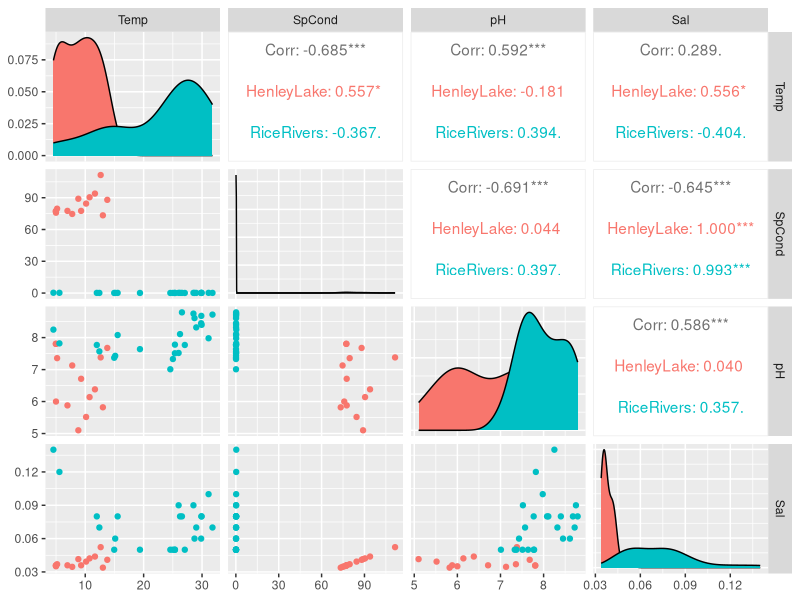
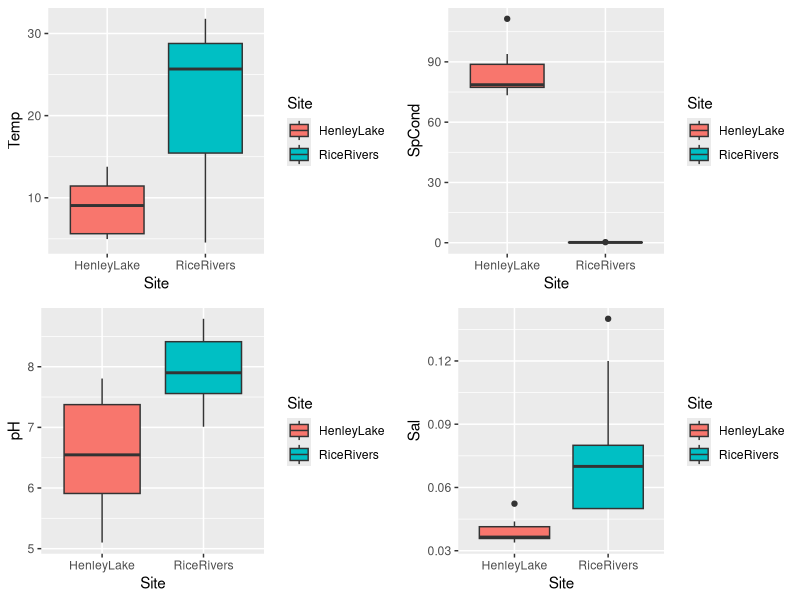
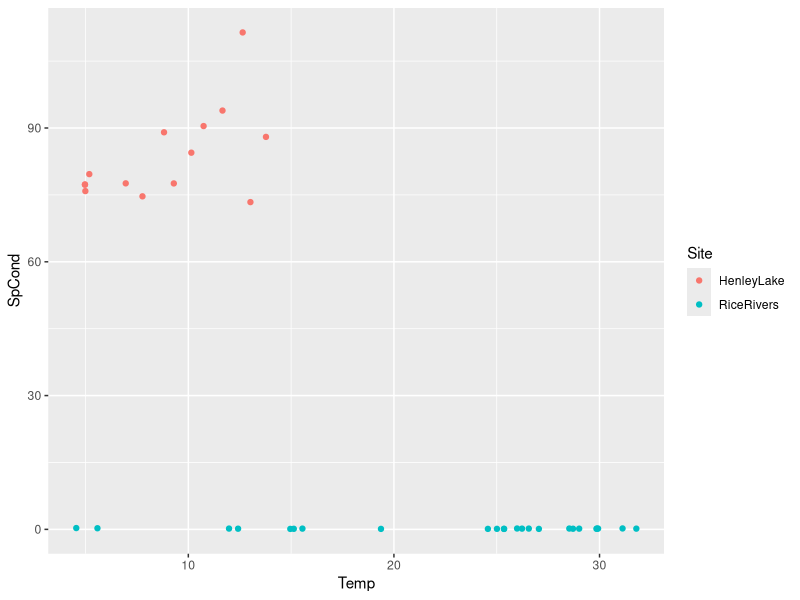
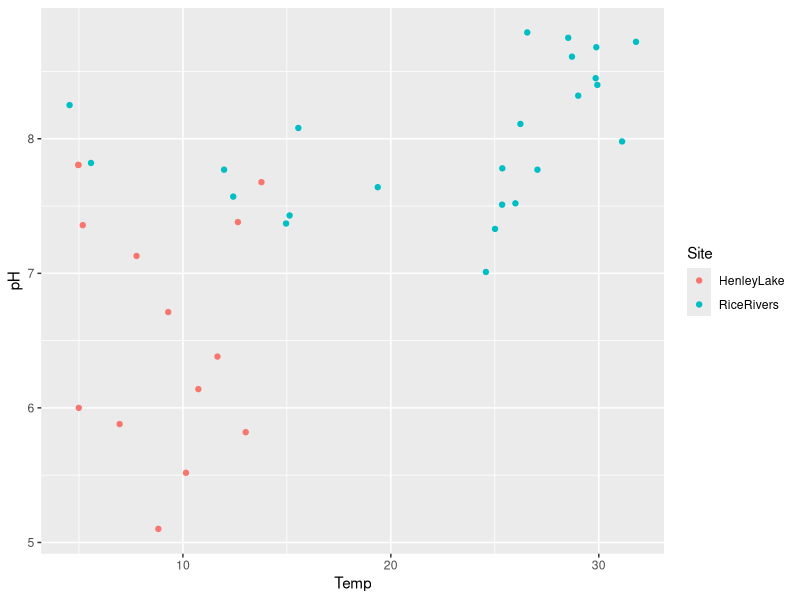
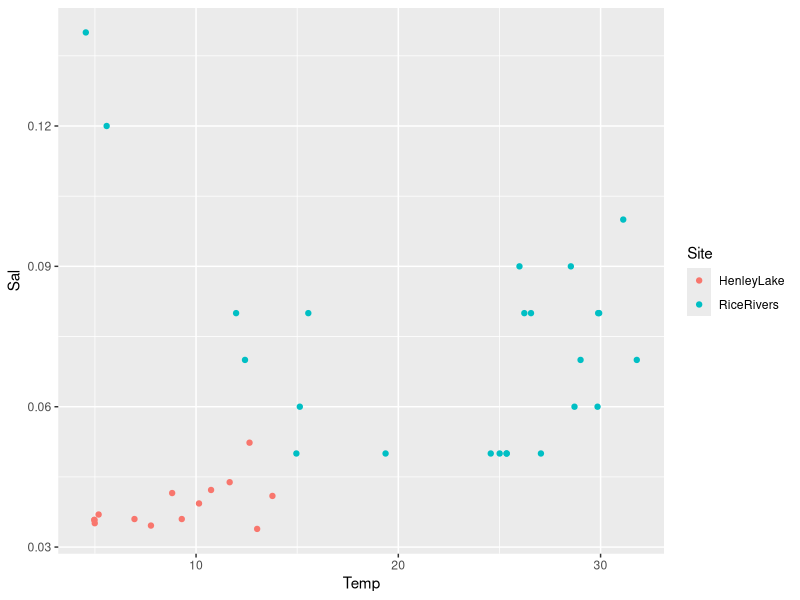

The R source for these figures, in order:
library("tidyverse")
library("readxl")
library("GGally")
library("gridExtra")

environment <- read_excel("HL_RRC_Environmental.xlsx", na="NA")


## Summary stats:
apply(environment %>% select(Temp, SpCond, pH, Sal), 2, summary)


## Correlation matrices for both sites combined:
cor(environment %>% select(Temp, SpCond, pH, Sal), use="complete.obs")
## Correlation matrices for the sites, separately:
## Henley Lake:
cor(environment %>% filter(Site=="HenleyLake") %>% select(Temp, SpCond, pH, Sal), use="complete.obs")
## Rice Rivers:
cor(environment %>% filter(Site=="RiceRivers") %>% select(Temp, SpCond, pH, Sal), use="complete.obs")


## Scatterplots, correlations, and density plots for the 4 response
## variables, by site.  (Uses GGally package.)
ggpairs(environment %>% drop_na(), columns=6:9, aes(color=Site))


## Boxplots of each response variable by site (uses gridExtra package).
plotTemp <- ggplot(environment %>% drop_na(), aes(x=Site, y=Temp, fill=Site)) + geom_boxplot()
plotSpCond <- ggplot(environment %>% drop_na(), aes(x=Site, y=SpCond, fill=Site)) + geom_boxplot()
plotpH <- ggplot(environment %>% drop_na(), aes(x=Site, y=pH, fill=Site)) + geom_boxplot()
plotSal <- ggplot(environment %>% drop_na(), aes(x=Site, y=Sal, fill=Site)) + geom_boxplot()
grid.arrange(plotTemp, plotSpCond, plotpH, plotSal, ncol=2)


## Individual scatterplots of the various pairs of variables, with different
## colors for the 2 sites:
ggplot(environment %>% drop_na(), aes(x=Temp, y=SpCond, color=Site)) + geom_point()
ggplot(environment %>% drop_na(), aes(x=Temp, y=pH, color=Site)) + geom_point()
ggplot(environment %>% drop_na(), aes(x=Temp, y=Sal, color=Site)) + geom_point()
## 3 more pairings possible...
